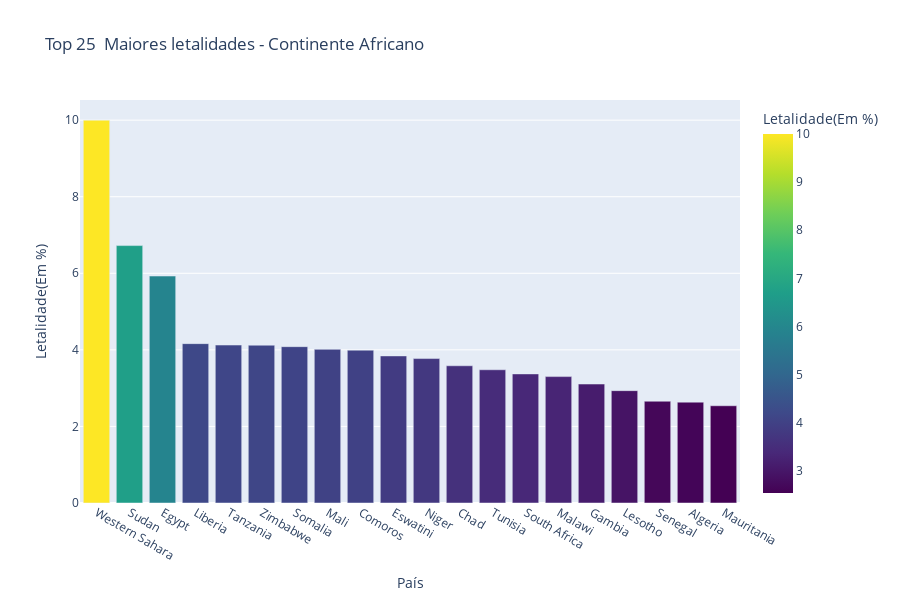

The notebook cell this image was saved under:
### Code cell
fig3 = px.bar(top10_letalidade_africa, x = top10_letalidade_africa.País, y = 'Letalidade(Em %)', height = 600, color = 'Letalidade(Em %)',
             title = 'Top 20  Maiores letalidades - Continente Africano', hover_data=["Mortes/Milhao","Infectados","Mortes","Recuperados"], color_continuous_scale = px.colors.sequential.Viridis)
fig3.show()

### Figure 1 — Plotly figure (JSON) as saved in the notebook; plotly's stock layout.template omitted (floating-point values rounded to 4 significant figures)
{"data": [{"alignmentgroup": "True", "customdata": [[1.634, 10, 1, 8], [45.23, 29135, 1959, 23583], [112.5, 192840, 11431, 148424], [18.24, 2042, 85, 1899], [0.3533, 509, 21, 183], [95.56, 36611, 1509, 34226], [23.96, 9600, 392, 4329], [17.55, 9118, 366, 6574], [192.5, 3657, 146, 3465], [606.5, 17257, 663, 15885], [7.672, 4904, 185, 4525], [9.335, 4380, 157, 3864], [725.1, 243935, 8490, 210983], [867.5, 1533961, 51724, 1459894], [57.73, 33045, 1091, 27532], [67.65, 5085, 158, 4620], [153.9, 10530, 309, 3922], [57.77, 37428, 995, 33643], [68.19, 115688, 3048, 80219], [104.2, 17521, 445, 16821]], "hovertemplate": "País=%{x}<br>Letalidade(Em %)=%{marker.color}<br>Mortes/Milhao=%{customdata[0]}<br>Infectados=%{customdata[1]}<br>Mortes=%{customdata[2]}<br>Recuperados=%{customdata[3]}<extra></extra>", "legendgroup": "", "marker": {"color": [10, 6.724, 5.928, 4.163, 4.126, 4.122, 4.083, 4.014, 3.992, 3.842, 3.772, 3.584, 3.48, 3.372, 3.302, 3.107, 2.934, 2.658, 2.635, 2.54], "coloraxis": "coloraxis"}, "name": "", "offsetgroup": "", "orientation": "v", "showlegend": false, "textposition": "auto", "type": "bar", "x": ["Western Sahara", "Sudan", "Egypt", "Liberia", "Tanzania", "Zimbabwe", "Somalia", "Mali", "Comoros", "Eswatini", "Niger", "Chad", "Tunisia", "South Africa", "Malawi", "Gambia", "Lesotho", "Senegal", "Algeria", "Mauritania"], "xaxis": "x", "y": [10, 6.724, 5.928, 4.163, 4.126, 4.122, 4.083, 4.014, 3.992, 3.842, 3.772, 3.584, 3.48, 3.372, 3.302, 3.107, 2.934, 2.658, 2.635, 2.54], "yaxis": "y"}], "layout": {"barmode": "relative", "coloraxis": {"colorbar": {"title": {"text": "Letalidade(Em %)"}}, "colorscale": [[0, "#440154"], [0.1111, "#482878"], [0.2222, "#3e4989"], [0.3333, "#31688e"], [0.4444, "#26828e"], [0.5556, "#1f9e89"], [0.6667, "#35b779"], [0.7778, "#6ece58"], [0.8889, "#b5de2b"], [1, "#fde725"]]}, "height": 600, "legend": {"tracegroupgap": 0}, "title": {"text": "Top 25  Maiores letalidades - Continente Africano"}, "xaxis": {"anchor": "y", "domain": [0, 1], "title": {"text": "País"}}, "yaxis": {"anchor": "x", "domain": [0, 1], "title": {"text": "Letalidade(Em %)"}}}}
